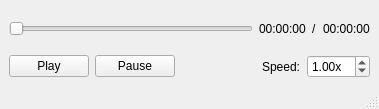
<?xml version="1.0" encoding="UTF-8"?>
<ui version="4.0">
 <class>MainWindow</class>
 <widget class="QMainWindow" name="MainWindow">
  <property name="geometry">
   <rect>
    <x>0</x>
    <y>0</y>
    <width>379</width>
    <height>109</height>
   </rect>
  </property>
  <property name="windowTitle">
   <string>CxxMidi Player</string>
  </property>
  <widget class="QWidget" name="centralwidget">
   <layout class="QVBoxLayout" name="verticalLayout">
    <item>
     <layout class="QHBoxLayout" name="horizontalLayout">
      <item>
       <widget class="QSlider" name="sliderTimeline">
        <property name="orientation">
         <enum>Qt::Horizontal</enum>
        </property>
       </widget>
      </item>
      <item>
       <widget class="QLabel" name="labelTime">
        <property name="text">
         <string>00:00:00</string>
        </property>
       </widget>
      </item>
      <item>
       <widget class="QLabel" name="label">
        <property name="text">
         <string>/</string>
        </property>
       </widget>
      </item>
      <item>
       <widget class="QLabel" name="labelTotal">
        <property name="text">
         <string>00:00:00</string>
        </property>
       </widget>
      </item>
     </layout>
    </item>
    <item>
     <layout class="QHBoxLayout" name="horizontalLayout_2">
      <item>
       <widget class="QPushButton" name="pushButtonPlay">
        <property name="text">
         <string>Play</string>
        </property>
       </widget>
      </item>
      <item>
       <widget class="QPushButton" name="pushButtonPause">
        <property name="text">
         <string>Pause</string>
        </property>
       </widget>
      </item>
      <item>
       <spacer name="horizontalSpacer">
        <property name="orientation">
         <enum>Qt::Horizontal</enum>
        </property>
        <property name="sizeHint" stdset="0">
         <size>
          <width>40</width>
          <height>20</height>
         </size>
        </property>
       </spacer>
      </item>
      <item>
       <widget class="QLabel" name="label_2">
        <property name="text">
         <string>Speed:</string>
        </property>
       </widget>
      </item>
      <item>
       <widget class="QDoubleSpinBox" name="doubleSpinBoxSpeed">
        <property name="suffix">
         <string>x</string>
        </property>
        <property name="minimum">
         <double>0.100000000000000</double>
        </property>
        <property name="maximum">
         <double>10.000000000000000</double>
        </property>
        <property name="singleStep">
         <double>0.100000000000000</double>
        </property>
        <property name="value">
         <double>1.000000000000000</double>
        </property>
       </widget>
      </item>
     </layout>
    </item>
   </layout>
  </widget>
  <widget class="QMenuBar" name="menubar">
   <property name="geometry">
    <rect>
     <x>0</x>
     <y>0</y>
     <width>379</width>
     <height>20</height>
    </rect>
   </property>
  </widget>
  <widget class="QStatusBar" name="statusbar"/>
 </widget>
 <resources/>
 <connections/>
</ui>
